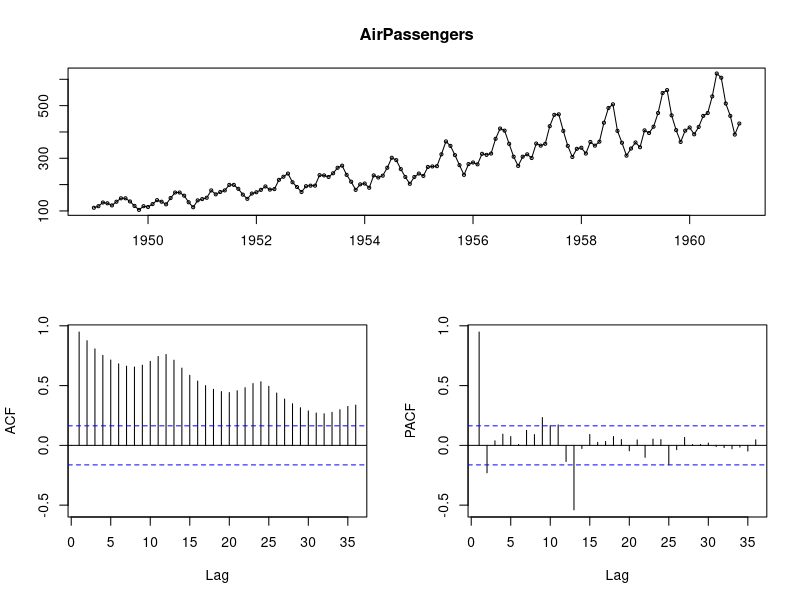
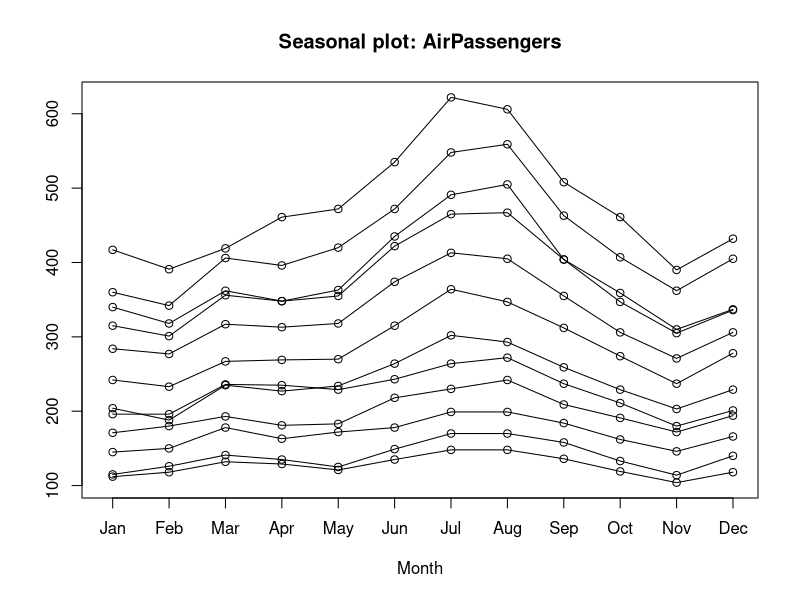
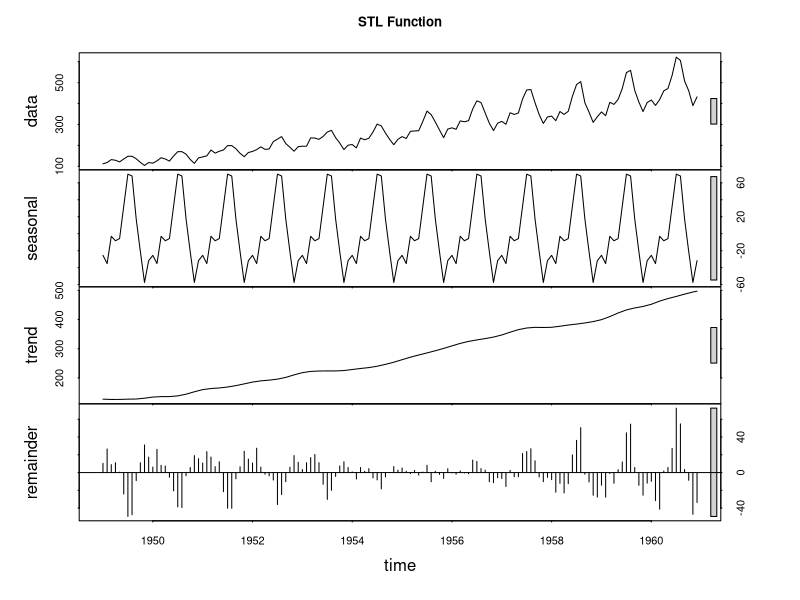
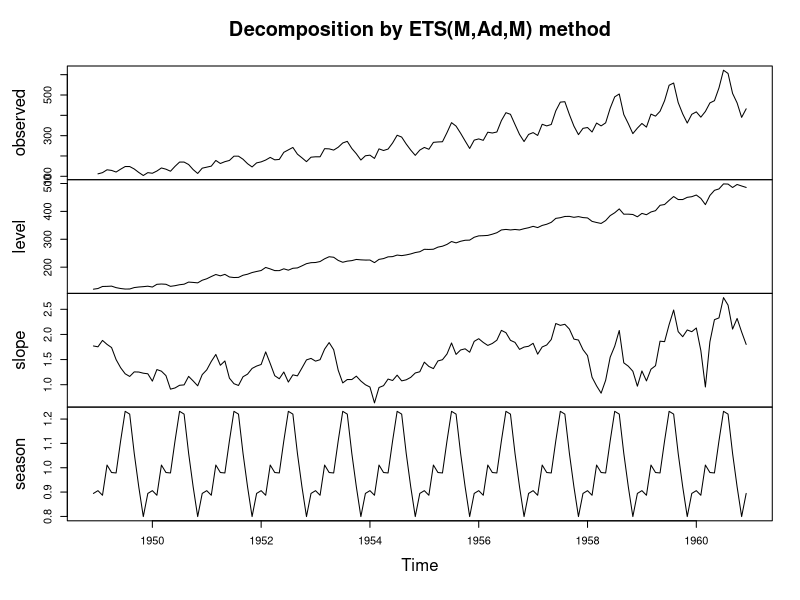
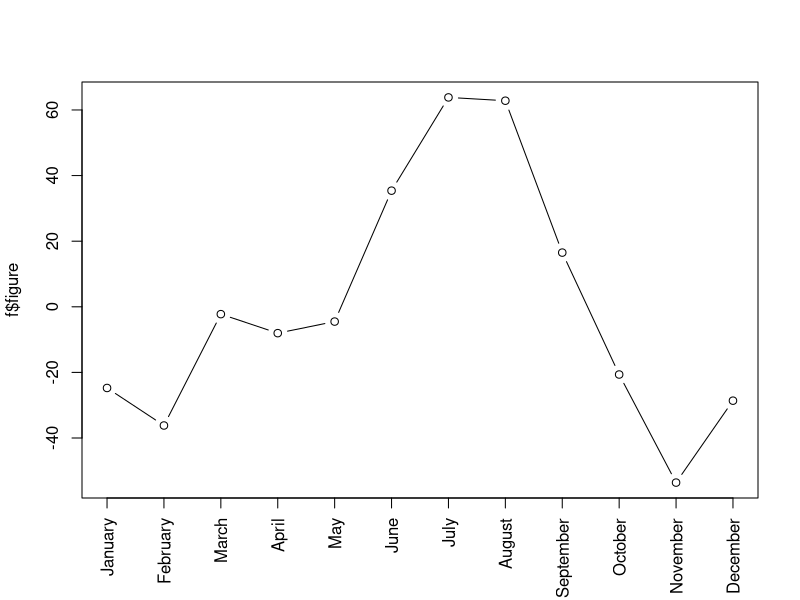
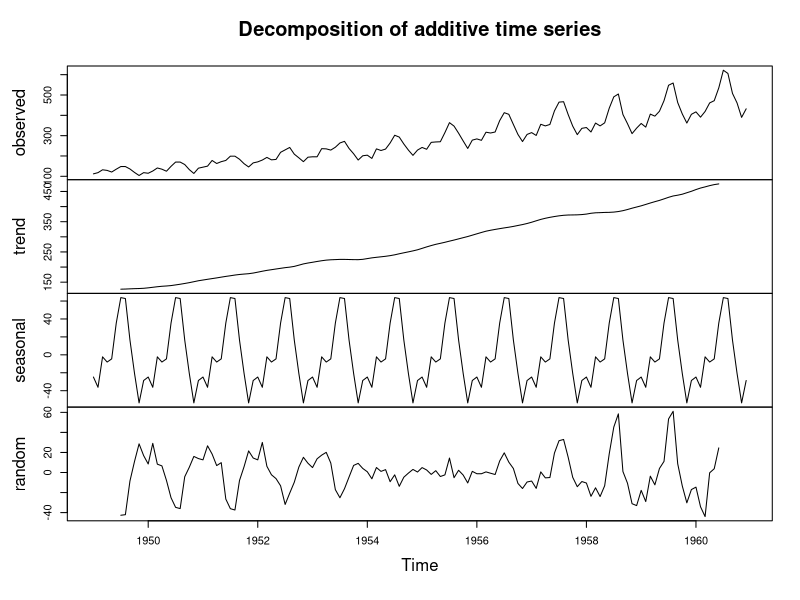
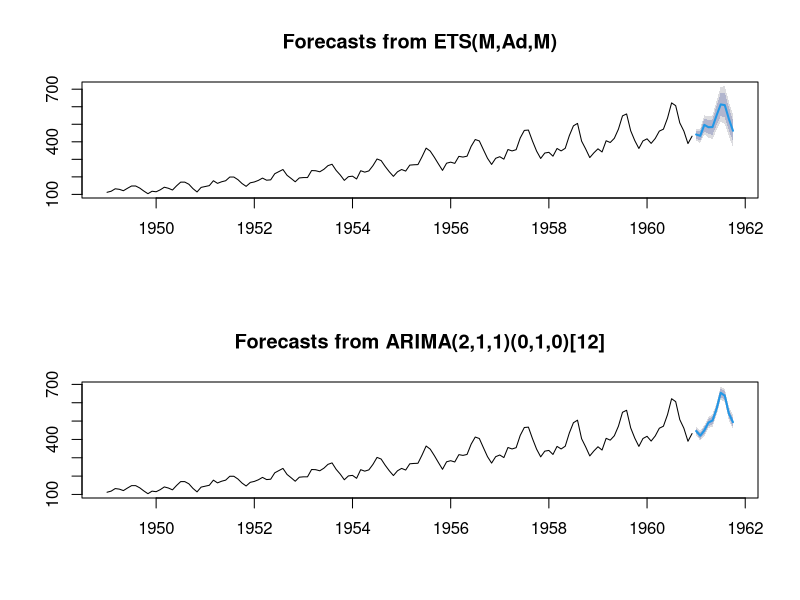
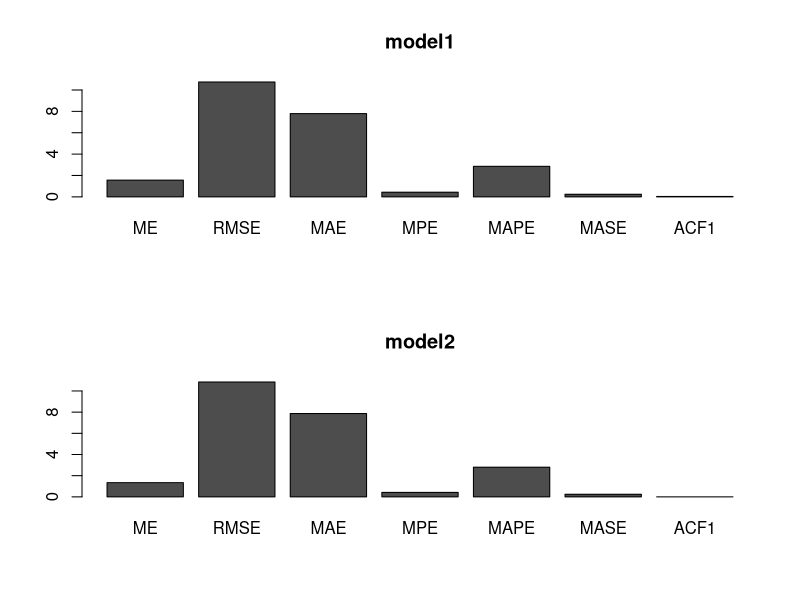

Recreate these plots in R, in order.
## These Examples 
## 1. plot a time series and decompose this time series into seasonal and non seasonal components.
## 2. plot error measurements betwen two models
## 3. plot a time series with a forcast upper and lower bounds

## 1. The following is another way of separating the observed time series into trend, seasonal and random
install.packages("forecast")
library(forecast)
data(AirPassengers)
str(AirPassengers)
tsdisplay(AirPassengers)
seasonplot(AirPassengers)
stl(AirPassengers,"periodic")
plot(stl(AirPassengers,"periodic"),main="STL Function")
#Divide time series in Components - Very Powerful
model1=ets(AirPassengers)
plot(model1)

##The followign is another way of separating the observed time series into trend, seasonal and random
data(AirPassengers)
f <- decompose(AirPassengers)
f$figure
plot(f$figure, type="b", xaxt="n", xlab="")
monthNames <- months(ISOdate(2011,1:12,1)) #Get the Month's names
axis(1, at=1:12, labels=monthNames, las=2)
plot(f)

## 2. plot error measurements betwen two models
model2=auto.arima(AirPassengers)
par(mfrow=c(2,1))
forecast(model1,10)
plot(forecast(model1,10))
forecast(model2,10)
plot(forecast(model2,10))
accuracy(model1)
accuracy(model2)
par(mfrow=c(2,1))
#Graph the relative error measurements
barplot(accuracy(model1),main="model1")
barplot(accuracy(model2),main="model2")


## 3. this will draw the upper and lower bound for the forecast
fit <- arima(AirPassengers, order=c(1,0,0), list(order=c(2,1,0), period=12))
fore <- predict(fit, n.ahead=24)
U <- fore$pred + 2*fore$se
L <- fore$pred - 2*fore$se
ts.plot(AirPassengers, fore$pred, U, L, col=c(1,2,4,4), lty = c(1,1,2,2))
legend("topleft", c("Actual", "Forecast", "Error Bounds (95% Confidence)"), col=c(1,2,4),lty=c(1,1,2))

